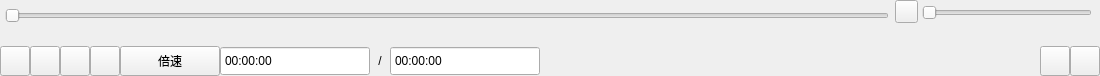
<?xml version="1.0" encoding="UTF-8"?>
<ui version="4.0">
 <class>CtrlBar</class>
 <widget class="QWidget" name="CtrlBar">
  <property name="geometry">
   <rect>
    <x>0</x>
    <y>0</y>
    <width>1100</width>
    <height>76</height>
   </rect>
  </property>
  <property name="windowTitle">
   <string>Form</string>
  </property>
  <layout class="QGridLayout" name="gridLayout_2">
   <property name="leftMargin">
    <number>0</number>
   </property>
   <property name="topMargin">
    <number>0</number>
   </property>
   <property name="rightMargin">
    <number>0</number>
   </property>
   <property name="bottomMargin">
    <number>0</number>
   </property>
   <item row="1" column="0" colspan="2">
    <layout class="QGridLayout" name="gridLayout">
     <property name="spacing">
      <number>0</number>
     </property>
     <item row="0" column="6">
      <widget class="QLabel" name="label">
       <property name="minimumSize">
        <size>
         <width>20</width>
         <height>0</height>
        </size>
       </property>
       <property name="maximumSize">
        <size>
         <width>20</width>
         <height>16777215</height>
        </size>
       </property>
       <property name="text">
        <string>/</string>
       </property>
       <property name="alignment">
        <set>Qt::AlignCenter</set>
       </property>
      </widget>
     </item>
     <item row="0" column="5">
      <widget class="QTimeEdit" name="playTimeEdit">
       <property name="minimumSize">
        <size>
         <width>150</width>
         <height>30</height>
        </size>
       </property>
       <property name="maximumSize">
        <size>
         <width>200</width>
         <height>30</height>
        </size>
       </property>
       <property name="buttonSymbols">
        <enum>QAbstractSpinBox::NoButtons</enum>
       </property>
      </widget>
     </item>
     <item row="0" column="0">
      <widget class="QPushButton" name="playBtn">
       <property name="minimumSize">
        <size>
         <width>30</width>
         <height>30</height>
        </size>
       </property>
       <property name="maximumSize">
        <size>
         <width>30</width>
         <height>30</height>
        </size>
       </property>
       <property name="text">
        <string/>
       </property>
      </widget>
     </item>
     <item row="0" column="7">
      <widget class="QTimeEdit" name="totalTimeEdit">
       <property name="minimumSize">
        <size>
         <width>150</width>
         <height>30</height>
        </size>
       </property>
       <property name="maximumSize">
        <size>
         <width>200</width>
         <height>30</height>
        </size>
       </property>
       <property name="buttonSymbols">
        <enum>QAbstractSpinBox::NoButtons</enum>
       </property>
      </widget>
     </item>
     <item row="0" column="10">
      <widget class="QPushButton" name="settingBtn">
       <property name="minimumSize">
        <size>
         <width>30</width>
         <height>30</height>
        </size>
       </property>
       <property name="maximumSize">
        <size>
         <width>30</width>
         <height>30</height>
        </size>
       </property>
       <property name="text">
        <string/>
       </property>
      </widget>
     </item>
     <item row="0" column="3">
      <widget class="QPushButton" name="forwardBtn">
       <property name="minimumSize">
        <size>
         <width>30</width>
         <height>30</height>
        </size>
       </property>
       <property name="maximumSize">
        <size>
         <width>30</width>
         <height>30</height>
        </size>
       </property>
       <property name="text">
        <string/>
       </property>
      </widget>
     </item>
     <item row="0" column="2">
      <widget class="QPushButton" name="backwardBtn">
       <property name="minimumSize">
        <size>
         <width>30</width>
         <height>30</height>
        </size>
       </property>
       <property name="maximumSize">
        <size>
         <width>30</width>
         <height>30</height>
        </size>
       </property>
       <property name="text">
        <string/>
       </property>
      </widget>
     </item>
     <item row="0" column="4">
      <widget class="QPushButton" name="speedBtn">
       <property name="minimumSize">
        <size>
         <width>100</width>
         <height>0</height>
        </size>
       </property>
       <property name="maximumSize">
        <size>
         <width>100</width>
         <height>30</height>
        </size>
       </property>
       <property name="text">
        <string>倍速</string>
       </property>
      </widget>
     </item>
     <item row="0" column="1">
      <widget class="QPushButton" name="stopBtn">
       <property name="minimumSize">
        <size>
         <width>30</width>
         <height>30</height>
        </size>
       </property>
       <property name="maximumSize">
        <size>
         <width>30</width>
         <height>30</height>
        </size>
       </property>
       <property name="text">
        <string/>
       </property>
      </widget>
     </item>
     <item row="0" column="9">
      <widget class="QPushButton" name="playListBtn">
       <property name="minimumSize">
        <size>
         <width>30</width>
         <height>30</height>
        </size>
       </property>
       <property name="maximumSize">
        <size>
         <width>30</width>
         <height>30</height>
        </size>
       </property>
       <property name="text">
        <string/>
       </property>
      </widget>
     </item>
     <item row="0" column="8">
      <spacer name="horizontalSpacer">
       <property name="orientation">
        <enum>Qt::Horizontal</enum>
       </property>
       <property name="sizeHint" stdset="0">
        <size>
         <width>40</width>
         <height>20</height>
        </size>
       </property>
      </spacer>
     </item>
    </layout>
   </item>
   <item row="0" column="0" colspan="2">
    <widget class="QWidget" name="widget" native="true">
     <layout class="QHBoxLayout" name="horizontalLayout">
      <property name="leftMargin">
       <number>5</number>
      </property>
      <property name="topMargin">
       <number>0</number>
      </property>
      <property name="rightMargin">
       <number>5</number>
      </property>
      <item>
       <widget class="QSlider" name="locationSlider">
        <property name="orientation">
         <enum>Qt::Horizontal</enum>
        </property>
       </widget>
      </item>
      <item>
       <widget class="QWidget" name="widget_2" native="true">
        <property name="minimumSize">
         <size>
          <width>200</width>
          <height>25</height>
         </size>
        </property>
        <widget class="QSlider" name="volumeSlider">
         <property name="geometry">
          <rect>
           <x>27</x>
           <y>0</y>
           <width>170</width>
           <height>25</height>
          </rect>
         </property>
         <property name="minimumSize">
          <size>
           <width>170</width>
           <height>25</height>
          </size>
         </property>
         <property name="maximumSize">
          <size>
           <width>170</width>
           <height>25</height>
          </size>
         </property>
         <property name="orientation">
          <enum>Qt::Horizontal</enum>
         </property>
        </widget>
        <widget class="QPushButton" name="slientButton">
         <property name="geometry">
          <rect>
           <x>0</x>
           <y>0</y>
           <width>23</width>
           <height>23</height>
          </rect>
         </property>
         <property name="minimumSize">
          <size>
           <width>23</width>
           <height>23</height>
          </size>
         </property>
         <property name="maximumSize">
          <size>
           <width>23</width>
           <height>23</height>
          </size>
         </property>
         <property name="text">
          <string/>
         </property>
        </widget>
       </widget>
      </item>
     </layout>
    </widget>
   </item>
  </layout>
 </widget>
 <resources/>
 <connections/>
</ui>
